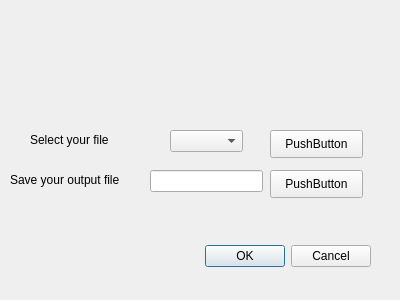
<?xml version="1.0" encoding="UTF-8"?>
<ui version="4.0">
 <class>TurboVolumeDialogBase</class>
 <widget class="QDialog" name="TurboVolumeDialogBase">
  <property name="geometry">
   <rect>
    <x>0</x>
    <y>0</y>
    <width>400</width>
    <height>300</height>
   </rect>
  </property>
  <property name="windowTitle">
   <string>Turbo Volume</string>
  </property>
  <widget class="QDialogButtonBox" name="button_box">
   <property name="geometry">
    <rect>
     <x>30</x>
     <y>240</y>
     <width>341</width>
     <height>32</height>
    </rect>
   </property>
   <property name="orientation">
    <enum>Qt::Horizontal</enum>
   </property>
   <property name="standardButtons">
    <set>QDialogButtonBox::Cancel|QDialogButtonBox::Ok</set>
   </property>
  </widget>
  <widget class="QPushButton" name="pushButton">
   <property name="geometry">
    <rect>
     <x>270</x>
     <y>170</y>
     <width>93</width>
     <height>28</height>
    </rect>
   </property>
   <property name="text">
    <string>PushButton</string>
   </property>
  </widget>
  <widget class="QLabel" name="label">
   <property name="geometry">
    <rect>
     <x>10</x>
     <y>170</y>
     <width>131</width>
     <height>20</height>
    </rect>
   </property>
   <property name="text">
    <string>Save your output file</string>
   </property>
  </widget>
  <widget class="QLineEdit" name="lineEdit">
   <property name="geometry">
    <rect>
     <x>150</x>
     <y>170</y>
     <width>113</width>
     <height>22</height>
    </rect>
   </property>
  </widget>
  <widget class="QComboBox" name="comboBox">
   <property name="geometry">
    <rect>
     <x>170</x>
     <y>130</y>
     <width>73</width>
     <height>22</height>
    </rect>
   </property>
  </widget>
  <widget class="QPushButton" name="pushButton_2">
   <property name="geometry">
    <rect>
     <x>270</x>
     <y>130</y>
     <width>93</width>
     <height>28</height>
    </rect>
   </property>
   <property name="text">
    <string>PushButton</string>
   </property>
  </widget>
  <widget class="QLabel" name="label_2">
   <property name="geometry">
    <rect>
     <x>30</x>
     <y>130</y>
     <width>101</width>
     <height>20</height>
    </rect>
   </property>
   <property name="text">
    <string>Select your file</string>
   </property>
  </widget>
 </widget>
 <resources/>
 <connections>
  <connection>
   <sender>button_box</sender>
   <signal>accepted()</signal>
   <receiver>TurboVolumeDialogBase</receiver>
   <slot>accept()</slot>
   <hints>
    <hint type="sourcelabel">
     <x>20</x>
     <y>20</y>
    </hint>
    <hint type="destinationlabel">
     <x>20</x>
     <y>20</y>
    </hint>
   </hints>
  </connection>
  <connection>
   <sender>button_box</sender>
   <signal>rejected()</signal>
   <receiver>TurboVolumeDialogBase</receiver>
   <slot>reject()</slot>
   <hints>
    <hint type="sourcelabel">
     <x>20</x>
     <y>20</y>
    </hint>
    <hint type="destinationlabel">
     <x>20</x>
     <y>20</y>
    </hint>
   </hints>
  </connection>
 </connections>
</ui>
